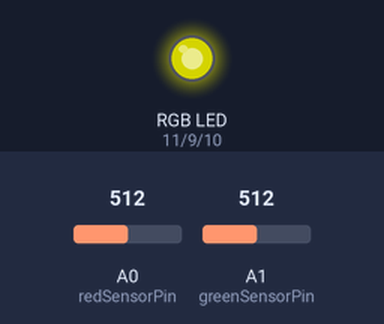
A sketch run on a simulated Arduino Uno, built with avr-gcc and run on an emulated ATmega328P. Shown: an RGB LED mixed from three pins (HIGH = lit). Inputs (shaded band) come from the test bench; at power-on: A0 (redSensorPin) = 512, A1 (greenSensorPin) = 512. Dim RGB values are drawn brighter than linear; what the sketch prints to the serial monitor is not drawn.

Above: at 1.2 s.
1.3 s: A0 (redSensorPin) set to 412
At 2.7 s:
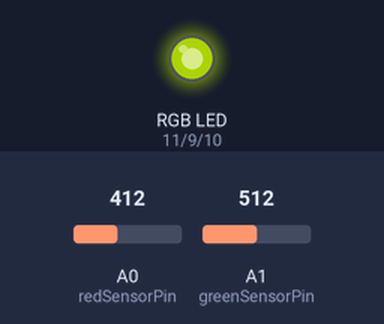
3.3 s: A0 (redSensorPin) set to 387
At 4.1 s:
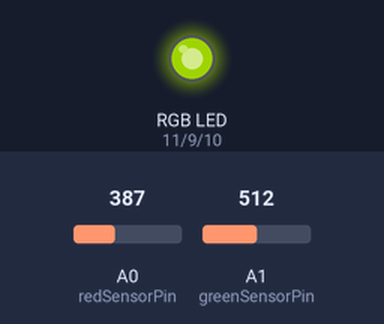
5.1 s: A1 (greenSensorPin) set to 411
At 5.7 s:
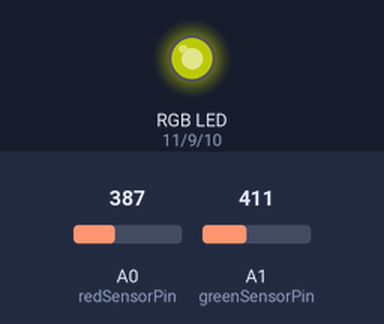
6.9 s: A1 (greenSensorPin) set to 392
At 7.4 s:
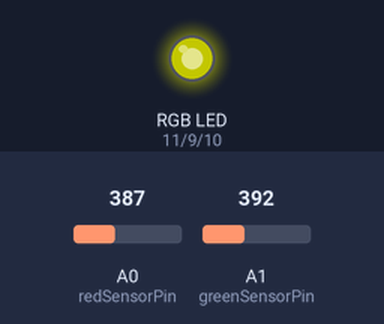
8.7 s: A1 (greenSensorPin) set to 716
At 9.4 s:
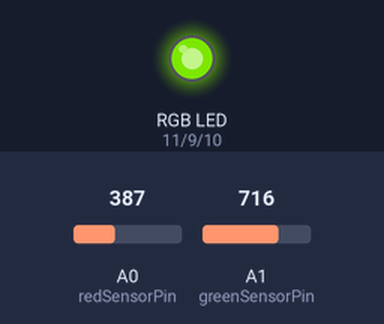
10.3 s: A0 (redSensorPin) set to 716
At 11.6 s:
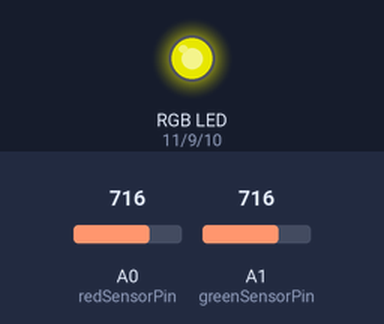
Timing chart, 0 to 12.8 s (numbered marks = the images above; inputs shaded):
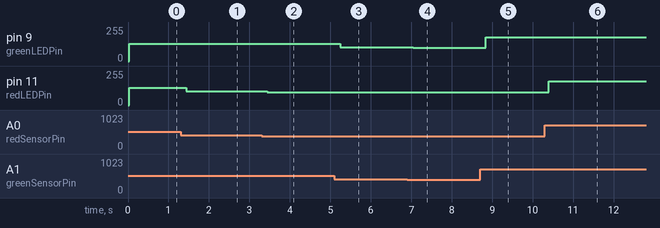

The sketch:

color_mixing.ino
```cpp
const int greenLEDPin = 9;
const int redLEDPin = 11;
const int blueLEDPin = 10;

const int redSensorPin = A0;
const int greenSensorPin = A1;
// const int blueSensorPin = A2;

int redValue = 0;
int greenValue = 0;
int blueValue = 0;

int redSensorValue = 0;
int greenSensorValue = 0;
int blueSensorValue = 0;

void setup() {
  Serial.begin(9600);

  pinMode(greenLEDPin, OUTPUT);
  pinMode(redLEDPin, OUTPUT);
  pinMode(blueLEDPin, OUTPUT);
}

void loop() {
  redSensorValue = analogRead(redSensorPin);
  delay(5);
  greenSensorValue = analogRead(greenSensorPin);
  delay(5);
  // blueSensorValue = analogRead(blueSensorPin);

  Serial.print("Raw Sensor Values \t Red: ");
  Serial.print(redSensorValue);
  Serial.print("\t Green: ");
  // Serial.print("\t Blue: ");
  // Serial.println(blueSensorValue);

  redValue = redSensorValue/4;
  greenValue = greenSensorValue/4;

  Serial.print("Mapped Sensor Values \t Red: ");
  Serial.print(redValue);
  Serial.print("\t Green: ");
  Serial.print(greenValue);

  analogWrite(redLEDPin, redValue);
  analogWrite(greenLEDPin, greenValue);

}
```

Measured:
- after the input at 1.3 s, pin 11 (redLEDPin): 128/255 → 103/255 after 0.14 s
- after the input at 3.3 s, pin 11 (redLEDPin): 103/255 → 96/255 after 0.14 s
- after the input at 5.1 s, pin 9 (greenLEDPin): 128/255 → 102/255 after 0.14 s
- after the input at 6.9 s, pin 9 (greenLEDPin): 102/255 → 98/255 after 0.15 s
- after the input at 8.7 s, pin 9 (greenLEDPin): 98/255 → 179/255 after 0.14 s
- after the input at 10.3 s, pin 11 (redLEDPin): 96/255 → 179/255 after 0.10 s
